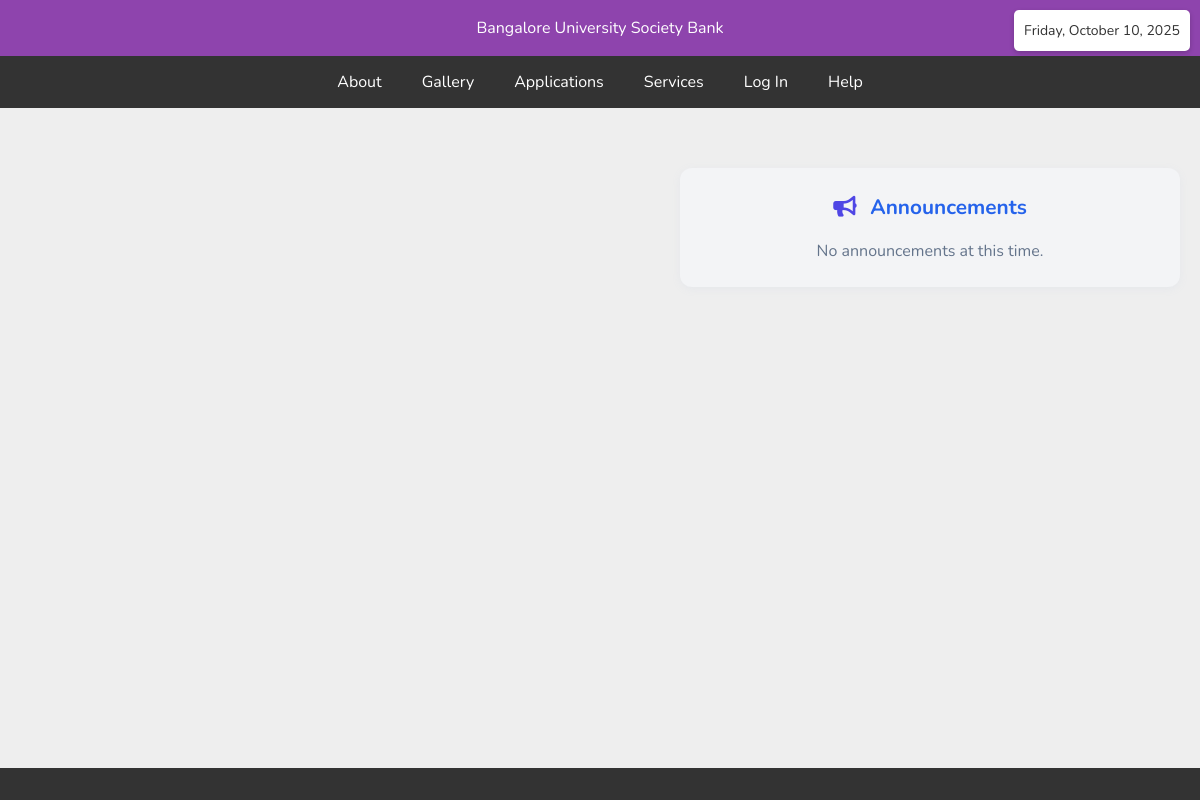
Before: / with the older database file.
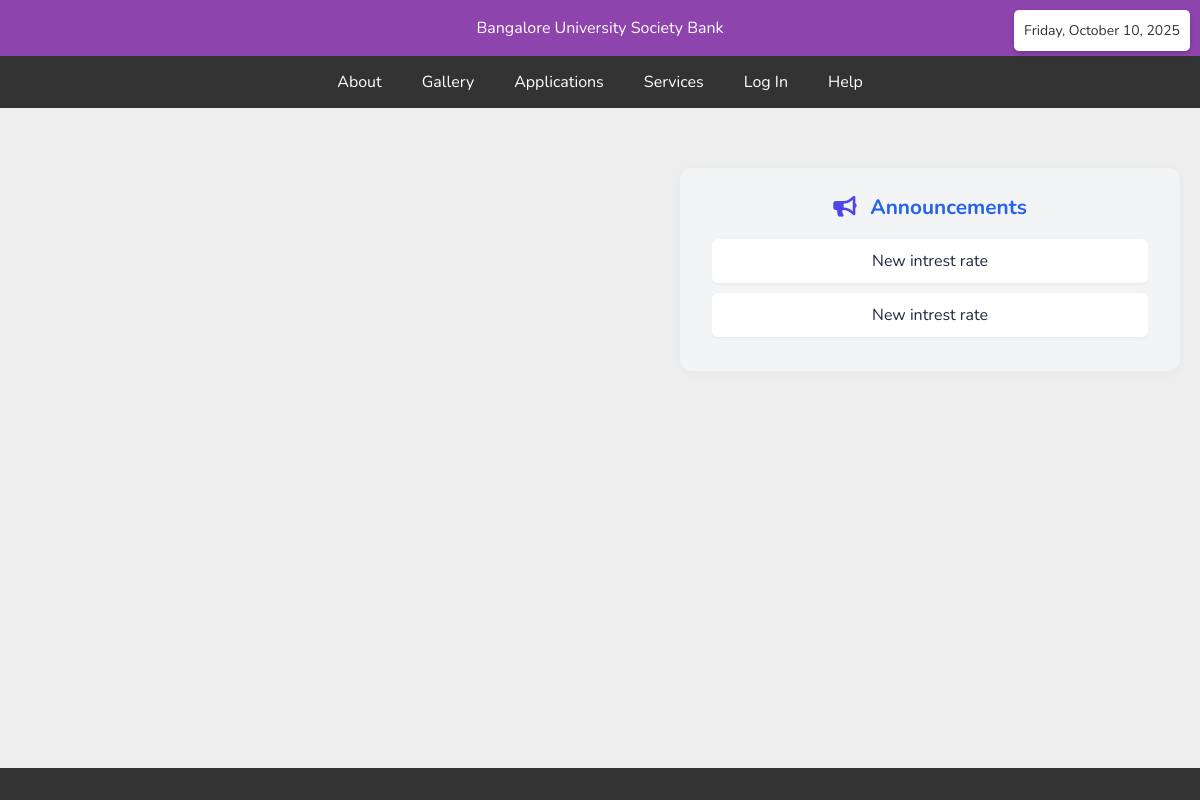
After: the same page with the newer database file.
### models.py (models this page shows)
class Announcement(db.Model):
    id = db.Column(db.Integer, primary_key=True)
    message = db.Column(db.String(500), nullable=False)
    created_at = db.Column(db.DateTime, default=lambda: datetime.now(timezone.utc))

### main.py (the view)
@app.get("/", response_class=HTMLResponse)
def index(request: Request, db: Session = Depends(get_db)):
    announcements = db.query(models.Announcement).all()
    return templates.TemplateResponse("index.html", {"request": request, "announcements": announcements})

### templates/index.html (shortened to what this page needs)
<!DOCTYPE html>
<html lang="en">
<head>
    <script src="https://cdn.tailwindcss.com"></script>
    <link href="https://cdnjs.cloudflare.com/ajax/libs/font-awesome/5.15.3/css/all.min.css" rel="stylesheet"/>
</head>
<body>
    <header>
        <h1>Bangalore University Society Bank</h1>
        <div class="calendar" id="calendar"></div>
    </header>
    <nav>
        <a href="#about">About</a>
        <div class="dropdown">
            <a href="#" class="dropbtn">Gallery</a>
        </div>
        <div class="dropdown">
            <a href="#" class="dropbtn">Applications</a>
        </div>
        <a href="#services">Services</a>
        <a href="{{ url_for('login') }}">Log In</a>
        <a href="#help">Help</a>
    </nav>
    <main>
        <section id="announcements" style="display: flex; flex-direction: column; align-items: flex-end; margin: 40px 0;">
      <div style="background: #f3f4f6; border-radius: 12px; box-shadow: 0 2px 8px #e5e7eb; padding: 24px 32px; max-width: 500px; width: 100%; position: relative;">
        <h3 class="font-bold mb-2" style="font-size: 1.3rem; color: #2563eb; margin-bottom: 16px; text-align: center;">
            <i class="fas fa-bullhorn" style="margin-right: 8px; color: #4F46E5;"></i>
            Announcements
        </h3>
        <ul style="list-style: none; padding: 0; margin: 0; max-height: 220px; overflow-y: auto;">
            {% for ann in announcements %}
                <li style="background: #fff; border-radius: 6px; margin-bottom: 10px; padding: 10px 16px; box-shadow: 0 1px 3px #e5e7eb; color: #1e293b;">
                    {{ ann.message }}
                </li>
            {% else %}
                <li style="color: #64748b; text-align: center;">No announcements at this time.</li>
            {% endfor %}
        </ul>
      </div>
       </section>
    </main>
    <footer>
    </footer>
</body>
</html>

Changed rows visible on the page:
added Announcement: message "New intrest rate"
added Announcement: message "New intrest rate"
Other visible differences:
text no longer shown: "No announcements at this time."
